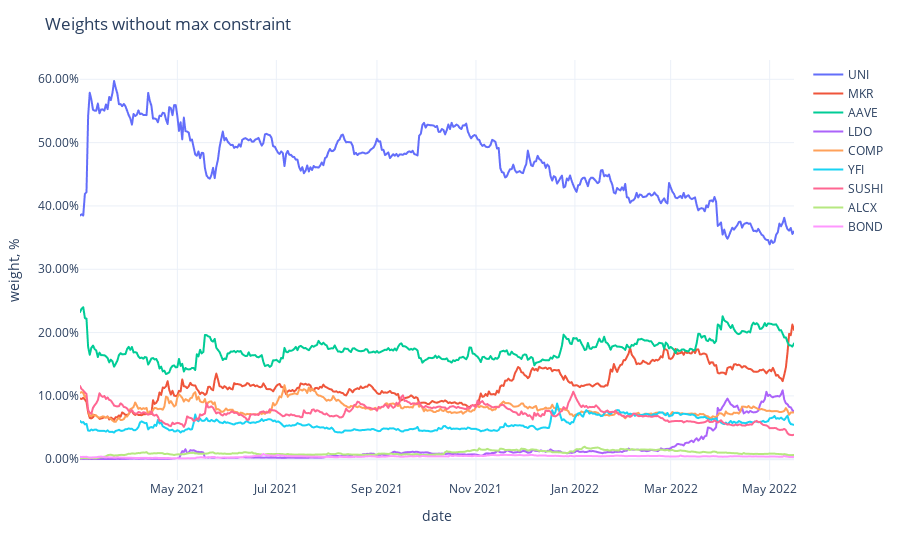

Write notebook code for a chart like this one.
### Code cell
fig = px.line(weights,
              labels={'value': 'weight, %', 'variable': ''})
fig.update_traces(
    hovertemplate="%{y}"
)
fig.update_yaxes(
    tickformat=".2%",
)
fig.update_xaxes(
    showspikes=True,
    spikethickness=2,
    spikedash="dot",
    spikecolor="#999999",
    spikemode="across",
)
fig.update_layout(
    ## showlegend=False,
    hovermode="x",
    hoverdistance=100,  ## Distance to show hover label of data point
    spikedistance=1000,  ## Distance to show spike
    template='plotly_white',
    title='Weights without max constraint'
)

### Figure 1 — Plotly figure (JSON) as saved in the notebook; plotly's stock layout.template omitted (floating-point values rounded to 4 significant figures; data arrays with more than 128 entries replaced by an {"elided": "..."} marker saying what was removed)
{"data": [{"hovertemplate": "%{y}", "legendgroup": "UNI", "line": {"color": "#636efa", "dash": "solid"}, "marker": {"symbol": "circle"}, "mode": "lines", "name": "UNI", "showlegend": true, "type": "scattergl", "x": {"elided": "441 str values"}, "xaxis": "x", "y": {"elided": "441 float values"}, "yaxis": "y"}, {"hovertemplate": "%{y}", "legendgroup": "MKR", "line": {"color": "#EF553B", "dash": "solid"}, "marker": {"symbol": "circle"}, "mode": "lines", "name": "MKR", "showlegend": true, "type": "scattergl", "x": {"elided": "441 str values"}, "xaxis": "x", "y": {"elided": "441 float values"}, "yaxis": "y"}, {"hovertemplate": "%{y}", "legendgroup": "AAVE", "line": {"color": "#00cc96", "dash": "solid"}, "marker": {"symbol": "circle"}, "mode": "lines", "name": "AAVE", "showlegend": true, "type": "scattergl", "x": {"elided": "441 str values"}, "xaxis": "x", "y": {"elided": "441 float values"}, "yaxis": "y"}, {"hovertemplate": "%{y}", "legendgroup": "LDO", "line": {"color": "#ab63fa", "dash": "solid"}, "marker": {"symbol": "circle"}, "mode": "lines", "name": "LDO", "showlegend": true, "type": "scattergl", "x": {"elided": "441 str values"}, "xaxis": "x", "y": {"elided": "441 float values"}, "yaxis": "y"}, {"hovertemplate": "%{y}", "legendgroup": "COMP", "line": {"color": "#FFA15A", "dash": "solid"}, "marker": {"symbol": "circle"}, "mode": "lines", "name": "COMP", "showlegend": true, "type": "scattergl", "x": {"elided": "441 str values"}, "xaxis": "x", "y": {"elided": "441 float values"}, "yaxis": "y"}, {"hovertemplate": "%{y}", "legendgroup": "YFI", "line": {"color": "#19d3f3", "dash": "solid"}, "marker": {"symbol": "circle"}, "mode": "lines", "name": "YFI", "showlegend": true, "type": "scattergl", "x": {"elided": "441 str values"}, "xaxis": "x", "y": {"elided": "441 float values"}, "yaxis": "y"}, {"hovertemplate": "%{y}", "legendgroup": "SUSHI", "line": {"color": "#FF6692", "dash": "solid"}, "marker": {"symbol": "circle"}, "mode": "lines", "name": "SUSHI", "showlegend": true, "type": "scattergl", "x": {"elided": "441 str values"}, "xaxis": "x", "y": {"elided": "441 float values"}, "yaxis": "y"}, {"hovertemplate": "%{y}", "legendgroup": "ALCX", "line": {"color": "#B6E880", "dash": "solid"}, "marker": {"symbol": "circle"}, "mode": "lines", "name": "ALCX", "showlegend": true, "type": "scattergl", "x": {"elided": "441 str values"}, "xaxis": "x", "y": {"elided": "441 float values"}, "yaxis": "y"}, {"hovertemplate": "%{y}", "legendgroup": "BOND", "line": {"color": "#FF97FF", "dash": "solid"}, "marker": {"symbol": "circle"}, "mode": "lines", "name": "BOND", "showlegend": true, "type": "scattergl", "x": {"elided": "441 str values"}, "xaxis": "x", "y": {"elided": "441 float values"}, "yaxis": "y"}], "layout": {"hoverdistance": 100, "hovermode": "x", "legend": {"title": {"text": ""}, "tracegroupgap": 0}, "margin": {"t": 60}, "spikedistance": 1000, "title": {"text": "Weights without max constraint"}, "xaxis": {"anchor": "y", "domain": [0, 1], "showspikes": true, "spikecolor": "#999999", "spikedash": "dot", "spikemode": "across", "spikethickness": 2, "title": {"text": "date"}}, "yaxis": {"anchor": "x", "domain": [0, 1], "tickformat": ".2%", "title": {"text": "weight, %"}}}}
